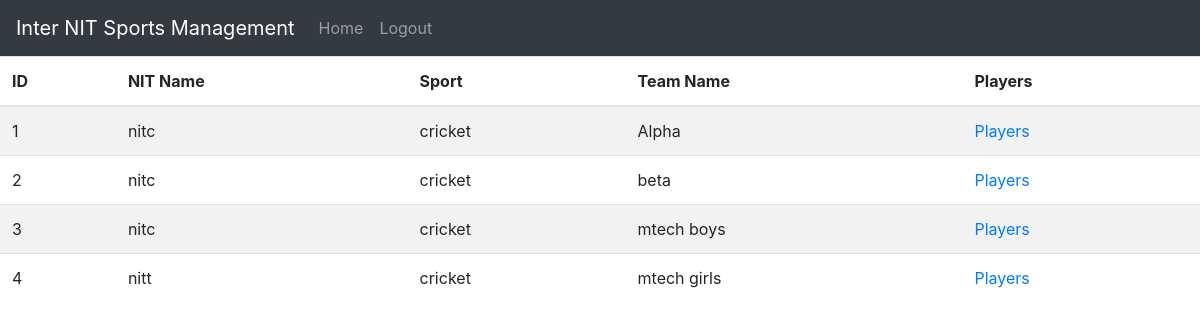
Screenshot of /loginsystem/guest_reg_teams.php (signed in) with the database file from the repository.
### tables this page shows
CREATE TABLE `teams` (
  `serial` int(10) NOT NULL,
  `nit_name` varchar(25) NOT NULL,
  `sport` varchar(30) NOT NULL,
  `team_name` varchar(25) NOT NULL
);

### loginsystem/guest_reg_teams.php (the view, shortened to what this page needs)
<!doctype html>
<html lang="en">
  <head>
    <link rel="stylesheet" href="https://stackpath.bootstrapcdn.com/bootstrap/4.4.1/css/bootstrap.min.css">
  </head>
  <body>
  <?php require 'partials/_nav.php' ?>
	<table class="table table-striped">
		<thead>
			<tr>
				<th>ID</th>
                <th>NIT Name</th>
				<th>Sport</th>
				<th>Team Name</th>
				<th>Players</th>
			</tr>
		</thead>
		<tbody>
			<?php
				include 'partials/_dbconnect.php';
				$sql = "SELECT * FROM `teams`";
				$result = mysqli_query($conn, $sql);
				if (mysqli_num_rows($result) > 0 ) {
				    while($row = mysqli_fetch_assoc($result)) {
				        echo "<tr>
						  <td>" . $row["serial"] . "</td>
                          <td>" . $row["nit_name"] . "</td>
                          <td>" . $row["sport"] . "</td>
                          <td>" . $row["team_name"] . "</td>
						  <td> <a href= '/INSTMS/loginsystem/guest_reg_players.php?nit=".$row["nit_name"]."&sport=".$row["sport"]."&team=".$row["team_name"]."' > Players </a> </td>
                       </tr>";
          }
				} else {
				    echo "0 results";
				}
			?>
		</tbody>
	</table>
</body>
  </body>
</html>

### rows the page displays
teams: serial "1", nit_name "nitc", sport "cricket", team_name "Alpha"
teams: serial "2", nit_name "nitc", sport "cricket", team_name "beta"
teams: serial "3", nit_name "nitc", sport "cricket", team_name "mtech boys"
teams: serial "4", nit_name "nitt", sport "cricket", team_name "mtech girls"
